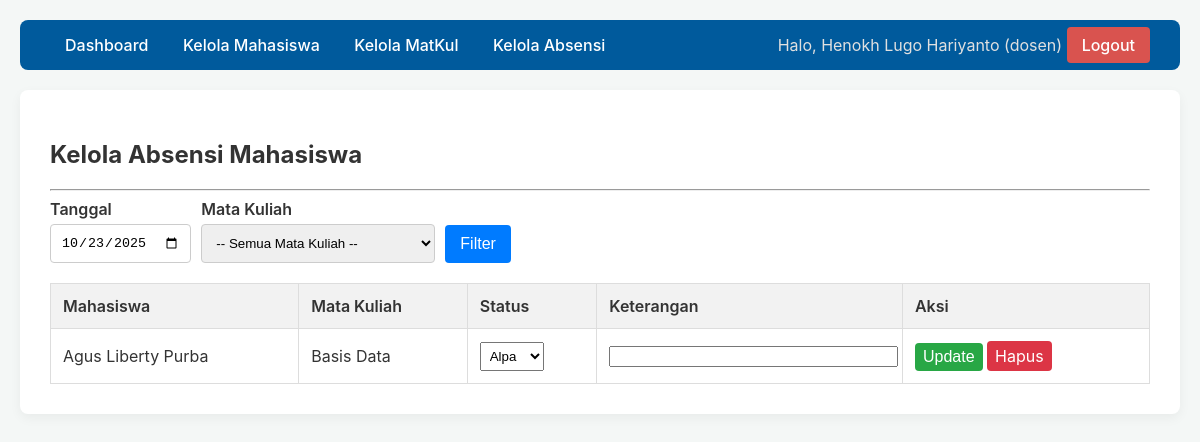
The app's page /dosen/kelola_absensi.php (signed in) with its own data.
### tables this page shows
CREATE TABLE dosen (
  id_dosen int NOT NULL,
  nip varchar(20) NOT NULL,
  nama_dosen varchar(100) NOT NULL
);

CREATE TABLE absensi (
  id_absensi int NOT NULL,
  id_mahasiswa int NOT NULL,
  id_mk int NOT NULL,
  tanggal_absensi date NOT NULL,
  status enum('Hadir','Izin','Sakit','Alpa') NOT NULL DEFAULT 'Alpa',
  keterangan text
);

CREATE TABLE mahasiswa (
  id_mahasiswa int NOT NULL,
  nim varchar(20) NOT NULL,
  nama_lengkap varchar(100) NOT NULL,
  id_prodi int DEFAULT NULL
);

CREATE TABLE mata_kuliah (
  id_mk int NOT NULL,
  kode_mk varchar(20) NOT NULL,
  nama_mk varchar(100) NOT NULL,
  id_prodi int DEFAULT NULL,
  id_dosen_pengampu int DEFAULT NULL
);

### dosen/kelola_absensi.php (the view, shortened to what this page needs)
<?php
require __DIR__ . '/../templates/header.php';
$filter_tanggal = $_GET['tanggal'] ?? date('Y-m-d');
$filter_mk = $_GET['id_mk'] ?? '';
$sql = "SELECT a.id_absensi, a.tanggal_absensi, a.status, a.keterangan, m.nama_lengkap, mk.nama_mk
        FROM absensi a
        JOIN mahasiswa m ON a.id_mahasiswa = m.id_mahasiswa
        JOIN mata_kuliah mk ON a.id_mk = mk.id_mk
        WHERE a.tanggal_absensi = ?";
$params = [$filter_tanggal];
$sql .= " ORDER BY mk.nama_mk, m.nama_lengkap";
$stmt = $pdo->prepare($sql);
$stmt->execute($params);
$absensi_list = $stmt->fetchAll();
?>
<h2>Kelola Absensi Mahasiswa</h2>
<hr>
<form action="kelola_absensi.php" method="GET" style="display: flex; gap: 10px; margin-bottom: 20px; align-items: flex-end;">
    <div class="form-group" style="margin-bottom: 0;">
        <label for="tanggal">Tanggal</label>
        <input type="date" name="tanggal" id="tanggal" value="<?= htmlspecialchars($filter_tanggal) ?>" class="form-control">
    </div>
    <div class="form-group" style="margin-bottom: 0;">
        <label for="id_mk">Mata Kuliah</label>
        <select name="id_mk" id="id_mk" class="form-control">
            <option value="">-- Semua Mata Kuliah --</option>
        </select>
    </div>
    <button type="submit" class="btn">Filter</button>
</form>
<table>
    <thead>
        <tr>
            <th>Mahasiswa</th>
            <th>Mata Kuliah</th>
            <th>Status</th>
            <th>Keterangan</th>
            <th>Aksi</th>
        </tr>
    </thead>
    <tbody>
        <?php if (empty($absensi_list)): ?>
            <tr>
                <td colspan="5">Tidak ada data absensi untuk filter ini.</td>
            </tr>
        <?php else: ?>
            <?php foreach ($absensi_list as $absen): ?>
            <tr>
                <form action="kelola_absensi.php?tanggal=<?= $filter_tanggal ?>&id_mk=<?= $filter_mk ?>" method="POST">
                    <td><?= htmlspecialchars($absen['nama_lengkap']) ?></td>
                    <td><?= htmlspecialchars($absen['nama_mk']) ?></td>
                    <td>
                        <select name="status" style="padding: 5px;">
                            <option value="Alpa" <?= $absen['status'] == 'Alpa' ? 'selected' : '' ?>>Alpa</option>
                        </select>
                    </td>
                    <td>
                        <input type="text" name="keterangan" value="<?= htmlspecialchars($absen['keterangan'] ?? '') ?>" style="width: 100%;">
                    </td>
                    <td class="actions">
                        <button type="submit" class="btn btn-success" style="padding: 5px 8px;">Update</button>
                        <a href="kelola_absensi.php?action=delete&id=<?= $absen['id_absensi'] ?>&tanggal=<?= $filter_tanggal ?>&id_mk=<?= $filter_mk ?>"
                           class="btn btn-danger" style="padding: 5px 8px;" onclick="return confirm('Yakin ingin menghapus data absensi ini?')">Hapus</a>
                    </td>
                </form>
            </tr>
            <?php endforeach; ?>
        <?php endif; ?>
    </tbody>
</table>
<?php require __DIR__ . '/../templates/footer.php'; ?>

### templates/header.php (shortened to what this page needs)
<?php
require_once __DIR__ . '/../config/database.php';
$current_user = null;
$current_role = null;
if (isset($_SESSION['id_user'])) {
    $current_role = $_SESSION['role'];
    if ($current_role == 'dosen') {
        $stmt = $pdo->prepare("SELECT d.* FROM users u JOIN dosen d ON u.id_dosen = d.id_dosen WHERE u.id_user = ?");
        $stmt->execute([$_SESSION['id_user']]);
        $current_user = $stmt->fetch();
        $current_user['display_name'] = $current_user['nama_dosen'];
    }
}
?>
<!DOCTYPE html>
<html lang="id">
<head>
    <link rel="stylesheet" href="../assets/style.css">
</head>
<body>
<nav>
    <div>
        <?php if ($current_role == 'dosen'): ?>
            <a href="../dosen/index.php">Dashboard</a>
            <a href="../dosen/kelola_mahasiswa.php">Kelola Mahasiswa</a>
            <a href="../dosen/kelola_mk.php">Kelola MatKul</a>
            <a href="../dosen/kelola_absensi.php">Kelola Absensi</a>
        <?php elseif ($current_role == 'mahasiswa'): ?>
            <a href="../mahasiswa/index.php">Dashboard</a>
            <a href="../mahasiswa/isi_absensi.php">Isi Absensi</a>
            <a href="../mahasiswa/riwayat.php">Riwayat Absensi</a>
        <?php else: ?>
            <a href="../auth/login.php">Login</a>
        <?php endif; ?>
    </div>
    <div>
        <?php if ($current_user): ?>
            <span class="user-info">Halo, <?= htmlspecialchars($current_user['display_name']) ?> (<?= $current_role ?>)</span>
            <a href="../auth/logout.php" class="logout">Logout</a>
        <?php endif; ?>
    </div>
</nav>
<div class="container">

### assets/style.css (style rules this page uses)
body { font-family: -apple-system, BlinkMacSystemFont, "Segoe UI", Roboto, Helvetica, Arial, sans-serif; background-color: #f4f7f6; margin: 0; padding: 20px; color: #333; }
nav { background-color: #005a9c; padding: 15px 30px; border-radius: 8px; margin-bottom: 20px; display: flex; justify-content: space-between; align-items: center; }
nav a { color: white; text-decoration: none; padding: 8px 15px; border-radius: 4px; font-weight: 500; }
nav .user-info { color: #e0e0e0; }
nav .logout { background-color: #d9534f; }
.container { background-color: #ffffff; padding: 30px; border-radius: 8px; box-shadow: 0 4px 12px rgba(0, 0, 0, 0.05); }
.form-group { margin-bottom: 15px; }
.form-group label { display: block; margin-bottom: 5px; font-weight: 600; }
.form-group input, .form-group select { width: 100%; padding: 10px; border: 1px solid #ccc; border-radius: 4px; box-sizing: border-box; }
.btn { background-color: #007bff; color: white; padding: 10px 15px; border: none; border-radius: 4px; cursor: pointer; font-size: 16px; text-decoration: none; display: inline-block; }
.btn-success { background-color: #28a745; }
.btn-danger { background-color: #dc3545; }
table { width: 100%; border-collapse: collapse; margin-top: 20px; }
table th, table td { border: 1px solid #ddd; padding: 12px; text-align: left; }
table th { background-color: #f2f2f2; font-weight: 600; }
table .actions a { margin-right: 8px; text-decoration: none; }

### records on screen
dosen: nama_dosen "Henokh Lugo Hariyanto"
absensi: id_mahasiswa.nama_lengkap "Agus Liberty Purba", id_mk.nama_mk "Basis Data", status "Alpa"

### other values on screen
$current_role "dosen"
